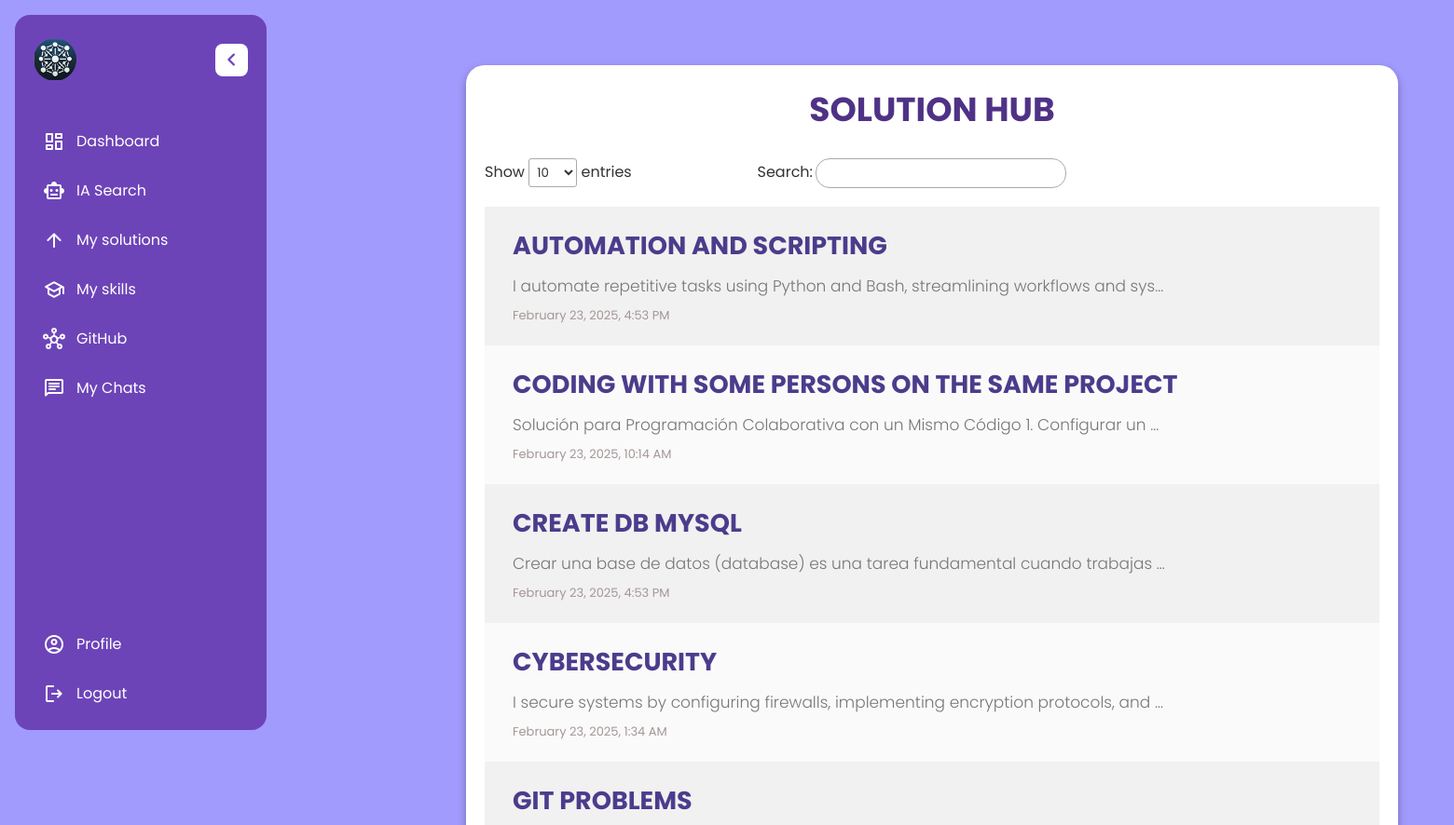
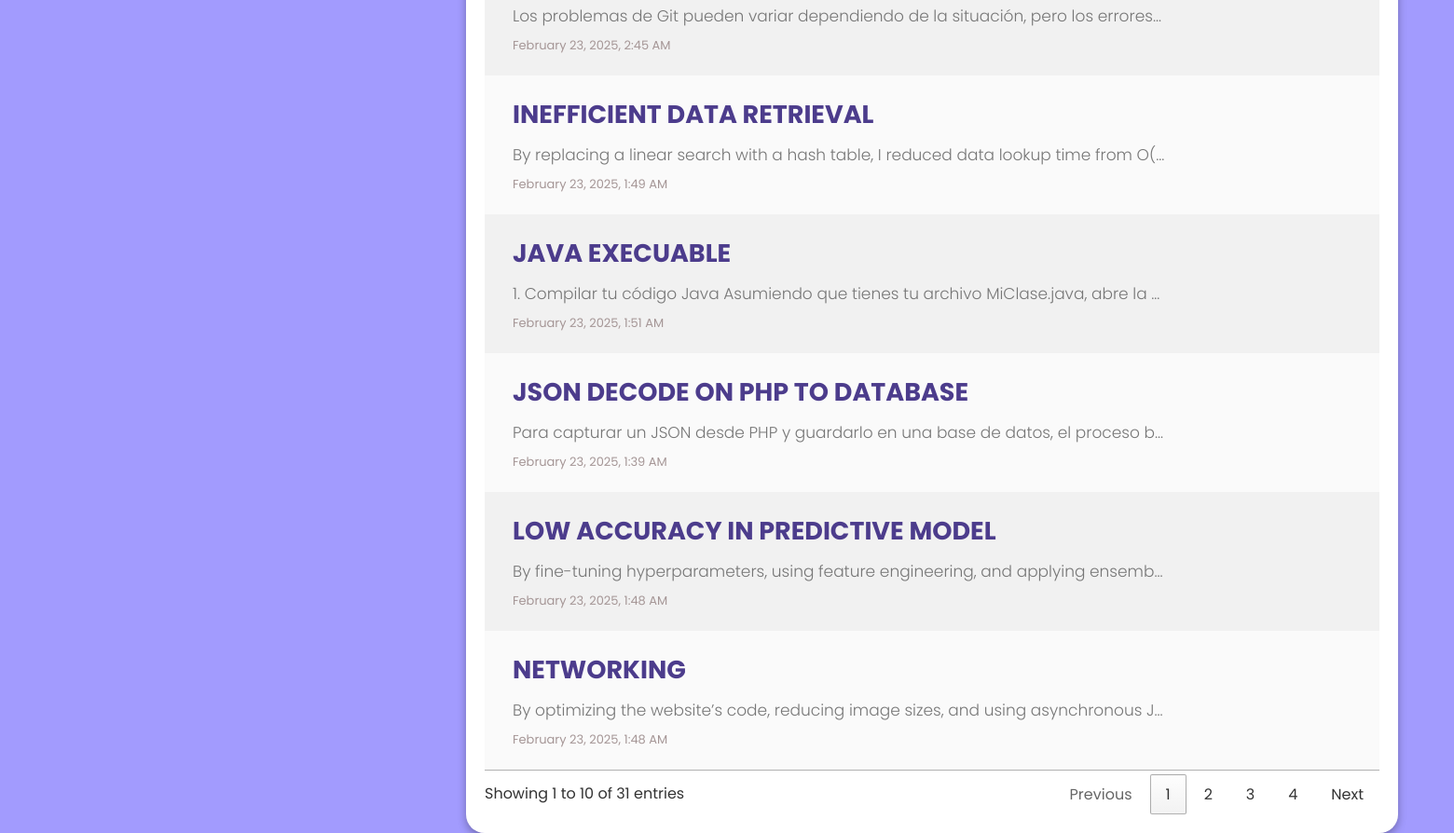
Screenshot of /views/index.php (signed in) with the database file from the repository (2 pictures, top to bottom).
### tables this page shows
CREATE TABLE `solutions` (
  `id` int(11) NOT NULL,
  `user_id` int(11) NOT NULL,
  `title` varchar(100) NOT NULL,
  `solution` varchar(10000) NOT NULL,
  `likes` int(11) NOT NULL DEFAULT 0,
  `dislikes` int(11) NOT NULL DEFAULT 0,
  `updated_at` timestamp NOT NULL DEFAULT current_timestamp() ON UPDATE current_timestamp(),
  `created_at` timestamp NOT NULL DEFAULT current_timestamp()
);

### config/Db.php (called while the page is built, shortened)
<?php
class Db{
    private $servername= "localhost";
    private $username= "root";
    private $password= "";
    private $dbname= "solutionhub_db";
    public function __construct() {
        $this->conn = $this->connect();
    }
    public function connect() {
        $this->conn = null;
        try {
            $this->conn = new PDO("mysql:host=$this->servername;dbname=$this->dbname", $this->username, $this->password);
            $this->conn->setAttribute(PDO::ATTR_ERRMODE, PDO::ERRMODE_EXCEPTION);
        } catch(PDOException $e) {
            echo 'Connection Error: ' . $e->getMessage();
        }
        return $this->conn;
    }
}

### models/Skill.php (called while the page is built, shortened)
<?php
require_once "../config/Db.php";
class Skill{
    private $conn;
    private $table = 'skills';
    public function __construct($db){
        $this->conn = $db->conn;
    }
    public function getAllSKills(){
        $sql = "SELECT * FROM " . $this->table;
        $stmt = $this->conn->prepare($sql);
        $stmt->execute();
        return $stmt;
    }
}

### models/Solution.php (called while the page is built, shortened)
<?php
class Solution {
    private $table = 'solutions';
    private $conn;
    public function __construct($conn) {
        $this->conn = $conn;
    }
    public function getAllSolutions(){
        $sql = "SELECT * FROM " . $this->table;
        $stmt = $this->conn->prepare($sql);
        $stmt->execute();
        return $stmt->fetchAll(PDO::FETCH_ASSOC);
    }
}

### views/index.php (the view, shortened to what this page needs)
<?php
    require_once '../config/Db.php';
    require_once '../models/Skill.php';
    require_once '../models/Solution.php';
    require_once '../includes/parts/header.php';
?>
<link rel="stylesheet" type="text/css" href="https://cdn.datatables.net/1.13.4/css/jquery.dataTables.min.css">
<link rel="stylesheet" href="../assets/css/index.css">
</head>
<?php
    require_once '../includes/parts/layout.php';
    $db = new Db();
    $skillObj = new Skill($db);
    $skills = $skillObj->getAllSKills();
    $s = new Solution($db->conn);
    $solutions = $s->getAllSolutions();
    if($skills):
?>
    <div class="skill_container">
        <h1>SOLUTION HUB</h1>
        <table id="skillsTable" class="display">
            <tbody>
            <?php endforeach;
            foreach($solutions as $solution): ?>
                <tr>
                    <td>
                        <a href="../views/solutionprofile.php?id=<?=$solution['id']; ?>" class="skill-link">
                        <div class="skill-content">
                            <div class="skill-title"><?=$solution['title']; ?></div>
                            <div class="skill-description"><?=$solution['solution'];?></div>
                            <div class="date"><?= date("F j, Y, g:i A", strtotime($solution['updated_at']))?></div>
                        </div>
                        </a>
                    </td>
                </tr>
            <?php endforeach; ?>
            </tbody>
        </table>
    </div>
<?php endif; ?>
</body>
</html>

### includes/parts/header.php (shortened to what this page needs)
<!DOCTYPE html>
<html lang="en">
<head>
    <link rel="stylesheet" href="../assets/css/layout.css">

### includes/parts/layout.php (shortened to what this page needs)
<aside class="sidebar">
    <header class="sidebar-header">
      <a href="../views/index.php" class="header-logo">
        <img src="../assets/img/logo.png" alt="CodingNepal">
      </a>
      <button class="toggler sidebar-toggler">
        <span class="material-symbols-rounded">chevron_left</span>
      </button>
    </header>
    <nav class="sidebar-nav">
      <ul class="nav-list primary-nav">
        <li class="nav-item">
          <a href="../views/index.php" class="nav-link">
            <span class="nav-icon material-symbols-rounded">dashboard</span>
            <span class="nav-label">Dashboard</span>
          </a>
        </li>
        <li class="nav-item">
          <a href="../views/searchIA.php" class="nav-link">
            <span class="nav-icon material-symbols-rounded">smart_toy</span>
            <span class="nav-label">IA Search</span>
          </a>
        </li>
        <li class="nav-item">
          <a href="../views/mysolutions.php" class="nav-link">
            <span class="nav-icon material-symbols-rounded">arrow_upward</span>
            <span class="nav-label">My solutions</span>
          </a>
        </li>
        <li class="nav-item">
          <a href="../views/myskills.php" class="nav-link">
            <span class="nav-icon material-symbols-rounded">school</span>
            <span class="nav-label">My skills</span>
          </a>
        </li>
        <li class="nav-item">
            <a href="../views/socials.php" class="nav-link">
                <span class="nav-icon material-symbols-rounded">hub</span>
                <span class="nav-label">GitHub</span>
            </a>
        </li>
        <li class="nav-item">
              <a href="../views/mychats.php" class="nav-link">
                <span class="nav-icon material-symbols-rounded">chat</span>
                <span class="nav-label">My Chats</span>
              </a>
        </li>
      </ul>
      <ul class="nav-list secondary-nav">
        <li class="nav-item">
          <a href="../views/profile.php" class="nav-link">
            <span class="nav-icon material-symbols-rounded">account_circle</span>
            <span class="nav-label">Profile</span>
          </a>
        </li>
        <li class="nav-item">
          <a href="../controllers/logoutController.php" class="nav-link">
            <span class="nav-icon material-symbols-rounded">logout</span>
            <span class="nav-label">Logout</span>
          </a>
        </li>
      </ul>
    </nav>
</aside>

### assets/css/layout.css (style rules this page uses)
* { margin: 0; padding: 0; box-sizing: border-box; font-family: "Poppins", sans-serif; }
.sidebar { position: fixed; width: 270px; margin: 16px; border-radius: 16px; background: #6d44b8; height: calc(100vh - 32px); transition: all 0.4s ease; z-index: 10; }
.sidebar .sidebar-header { display: flex; position: relative; z-index: 10; padding: 25px 20px; align-items: center; justify-content: space-between; }
.sidebar-header .header-logo img { width: 46px; height: 46px; display: block; object-fit: contain; border-radius: 50%; }
.sidebar-header .toggler { height: 35px; width: 35px; color: #6d44b8; border: none; cursor: pointer; display: flex; background: white; align-items: center; justify-content: center; border-radius: 8px; transition: 0.4s ease; z-index: 10; }
.sidebar-header .sidebar-toggler { position: absolute; right: 20px; }
.sidebar-header .toggler span { font-size: 1.75rem; transition: 0.4s ease; }
.sidebar-nav .nav-list { list-style: none; display: flex; gap: 4px; padding: 0 15px; flex-direction: column; transform: translateY(15px); transition: 0.4s ease; }
.sidebar-nav .nav-link { color: #fff; display: flex; gap: 12px; white-space: nowrap; border-radius: 8px; padding: 12px 15px; align-items: center; text-decoration: none; transition: 0.4s ease; }
.sidebar .sidebar-nav .nav-link .nav-label { transition: opacity 0.3s ease; }
.sidebar-nav .nav-item { position: relative; }
.sidebar-nav .secondary-nav { position: absolute; bottom: 30px; width: 100%; }

### assets/css/index.css (style rules this page uses)
.skill_container { width: 100%; max-width: 1000px; position: absolute; top:70px; left:500px; padding: 20px; background: #ffffff; color: #333; border-radius: 15px; box-shadow: 0 4px 10px rgba(0, 0, 0, 0.3); border-radius: 20px !important; text-align: center; }
.skill-title { font-size: 27px; font-weight: bold; color: #4c3c8c; margin-bottom: 10px; }
.skill-description { font-size: 17px; color: #777; white-space: nowrap; font-weight: 300; margin-top: 5px; text-overflow: ellipsis; width: 700px; height: 30px; overflow: hidden; margin-bottom: 5px; }
.skill-link { display: block; text-decoration: none; color: inherit; transition: all 0.3s; border-radius: 20px !important; }
#skillsTable { width: 100%; border-collapse: collapse; margin-top: 20px; background: transparent; }
#skillsTable th, #skillsTable td { padding: 12px 15px; text-align: left; border: none; background: transparent; }
#skillsTable td a { display: block; padding: 10px 15px; background: transparent; color: #4c3c8c; border: none; font-size: 16px; text-decoration: none; transition: all 0.3s; }
h1 { margin-bottom: 25px; font-size: 36px; color: #4f3286; }
.date { font-size:13px; color:rgb(165, 150, 150); }

### rows the page displays
solutions: title "CODING WITH SOME PERSONS ON THE SAME PROJECT", solution "Solución para Programación Colaborativa con un Mismo Código 1. Configurar un…", updated_at "February 23, 2025, 10:14 AM"
solutions: title "CYBERSECURITY", solution "I secure systems by configuring firewalls, implementing encryption protocols, and…", updated_at "February 23, 2025, 1:34 AM"
solutions: title "AUTOMATION AND SCRIPTING", solution "I automate repetitive tasks using Python and Bash, streamlining workflows and sys…", updated_at "February 23, 2025, 4:53 PM"
solutions: title "JSON DECODE ON PHP TO DATABASE", solution "Para capturar un JSON desde PHP y guardarlo en una base de datos, el proceso b…", updated_at "February 23, 2025, 1:39 AM"
solutions: title "INEFFICIENT DATA RETRIEVAL", solution "By replacing a linear search with a hash table, I reduced data lookup time from O(…", updated_at "February 23, 2025, 1:49 AM"
solutions: title "LOW ACCURACY IN PREDICTIVE MODEL", solution "By fine-tuning hyperparameters, using feature engineering, and applying ensemb…", updated_at "February 23, 2025, 1:48 AM"
solutions: title "NETWORKING", solution "By optimizing the website’s code, reducing image sizes, and using asynchronous J…", updated_at "February 23, 2025, 1:48 AM"
solutions: title "JAVA EXECUABLE", solution "1. Compilar tu código Java Asumiendo que tienes tu archivo MiClase.java, abre la…", updated_at "February 23, 2025, 1:51 AM"
solutions: title "CREATE DB MYSQL", solution "Crear una base de datos (database) es una tarea fundamental cuando trabajas…", updated_at "February 23, 2025, 4:53 PM"
solutions: title "GIT PROBLEMS", solution "Los problemas de Git pueden variar dependiendo de la situación, pero los errores…", updated_at "February 23, 2025, 2:45 AM"
